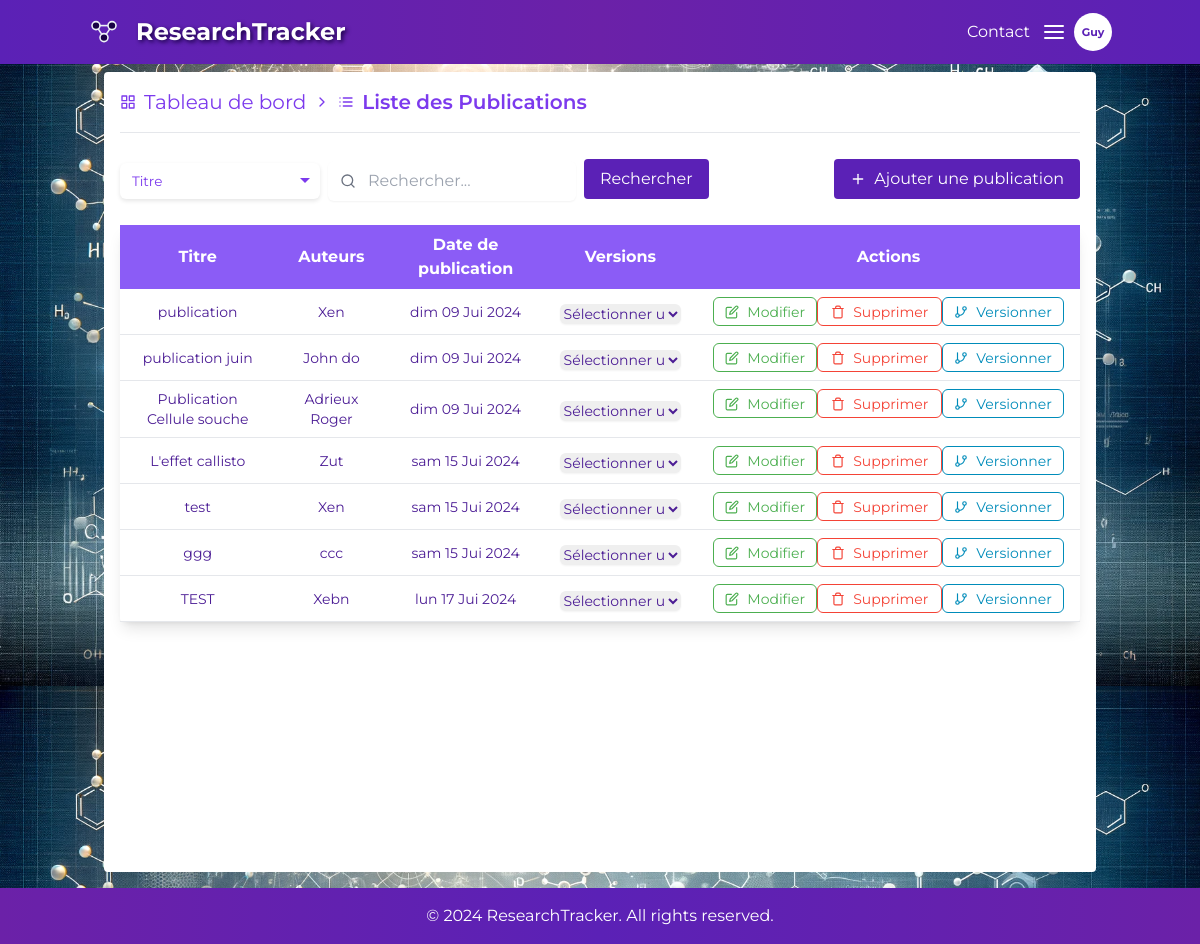
Before: /publications/ (signed in) with the older database file.
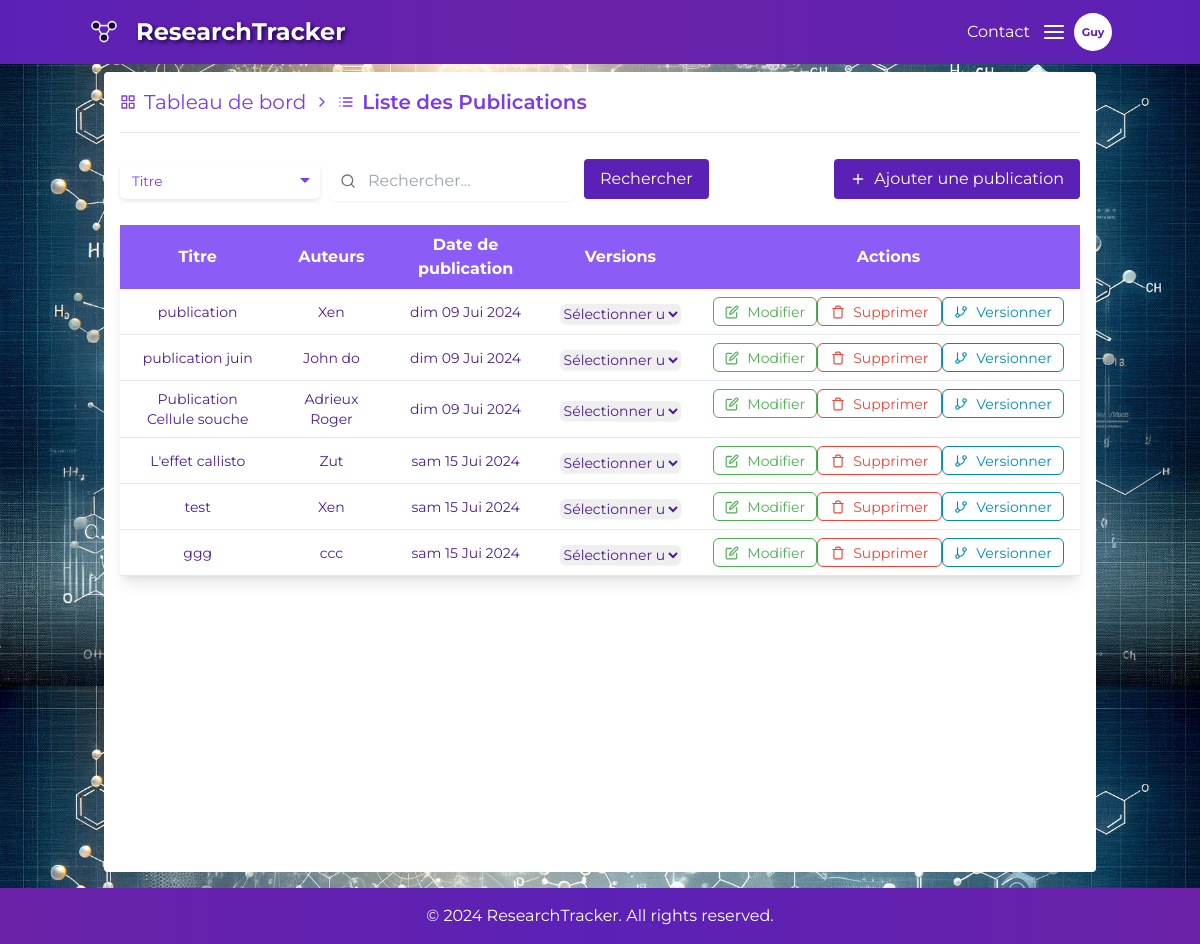
After: the same page with the newer database file.
### publications/models.py (models this page shows, shortened)
class Publication(models.Model):
    SOURCE_CHOICES = [
        ('web', 'Web'),
        ('manuelle', 'Manuelle'),
    ]
    user = models.ForeignKey(settings.AUTH_USER_MODEL, on_delete=models.CASCADE, null=True, blank=True)
    title = models.CharField(max_length=200)
    authors = models.TextField()
    publication_date = models.DateField()
    project = models.ForeignKey(Project, on_delete=models.CASCADE, related_name='publications', null=True, blank=True,
                                default="Aucun")
    journal = CKEditor5Field(blank=True, null=True)
    doi = models.CharField(max_length=100)
    source = models.CharField(max_length=10, choices=SOURCE_CHOICES, default='manuelle')
    initial_version = models.ForeignKey('PublicationVersion', null=True, blank=True, on_delete=models.SET_NULL,
                                        related_name='initial_publication')
    current_version = models.ForeignKey('PublicationVersion', null=True, blank=True, on_delete=models.SET_NULL,
                                        related_name='current_publication')
    created_at = models.DateTimeField(auto_now=True)

### publications/views.py (the view, shortened to what this page needs)
# urls.py: path('', PublicationListView.as_view(), name='publications-list'),
class PublicationListView(LoginRequiredMixin, ListView):
    model = Publication
    template_name = 'publications/publication_list.html'
    context_object_name = 'publications'
    login_url = reverse_lazy('login')
    def get_queryset(self):
        queryset = Publication.objects.filter(user=self.request.user)
        query = self.request.GET.get('q')
        search_by = self.request.GET.get('search_by', 'title')
        if query:
            if search_by == 'title':
                queryset = queryset.filter(title__icontains=query)
            elif search_by == 'date':
                queryset = queryset.filter(publication_date__icontains=query)
        return queryset
    def render_to_response(self, context, **response_kwargs):
        if self.request.GET.get('format') == 'json':
            return self.render_to_json_response(context['publications'])
        else:
            return super().render_to_response(context, **response_kwargs)

### authentication/models.py (called while the page is built)
    @property
    def initials(self):
        if self.last_name:
            return self.last_name[:3].capitalize()
        return self.username[:3].capitalize()

### publications/templates/publications/publication_list.html (shortened to what the changed rows need)
{% extends "base.html" %}
{% block content %}
    <div class="container mx-auto mt-2 bg-white p-4 h-screen rounded">
        <table class="min-w-full bg-white mt-6 shadow-lg rounded">
            <thead>
            <tr class="bg-violet-500 text-white">
                <th class="py-2 px-4">Titre</th>
                <th class="py-2 px-4">Auteurs</th>
                <th class="py-2 px-4">Date de publication</th>
                <th class="py-2 px-4">Versions</th>
                <th class="py-2 px-4">Actions</th>
            </tr>
            </thead>
            <tbody class="text-violet-900">
            {% for publication in publications %}
                <tr class="border-b text-center hover:bg-gray-50 text-sm">
                    <td class="py-2 px-4"><a href="{% url 'publication-detail' publication.pk %}"
                                             class="hover:underline hover:text-violet-700">{{ publication.title }}</a>
                    </td>
                    <td class="py-2 px-4">{{ publication.authors }}</td>
                    <td class="py-2 px-4">{{ publication.publication_date|date:"D d M Y" }}</td>
                    <td class="py-2 px-4">
                        <select id="versionSelect"
                                class="form-select mt-1 block w-full rounded-md border-gray-300 shadow-sm focus:border-violet-400 focus:ring focus:ring-violet-500 focus:ring-opacity-50">
                            <option value="">Sélectionner une version</option>
                        </select>
                    </td>
                    <td class="py-2 px-4 flex justify-around">
                        <a href="{% url 'publication-update' publication.pk %}"
                           class="flex items-center text-sm button-edit"><i data-feather="edit"
                                                                            class="sm-icon mr-2"></i>Modifier</a>
                        <button class="flex items-center text-sm button-delete"
                                onclick="openModal({{ publication.pk }})">
                            <i data-feather="trash" class="sm-icon mr-2"></i>Supprimer
                        </button>
                        <a href="{% url 'publication-detail' publication.pk %}"
                           class="flex items-center text-sm button-details"><i data-feather="git-branch"
                                                                               class="sm-icon mr-2"></i>Versionner</a>
                    </td>
                </tr>
            {% endfor %}
            </tbody>
        </table>
    </div>
{% endblock %}

Changed rows visible on the page:
removed Publication: title "TEST", authors "Xebn", publication_date "lun 17 Jui 2024"
